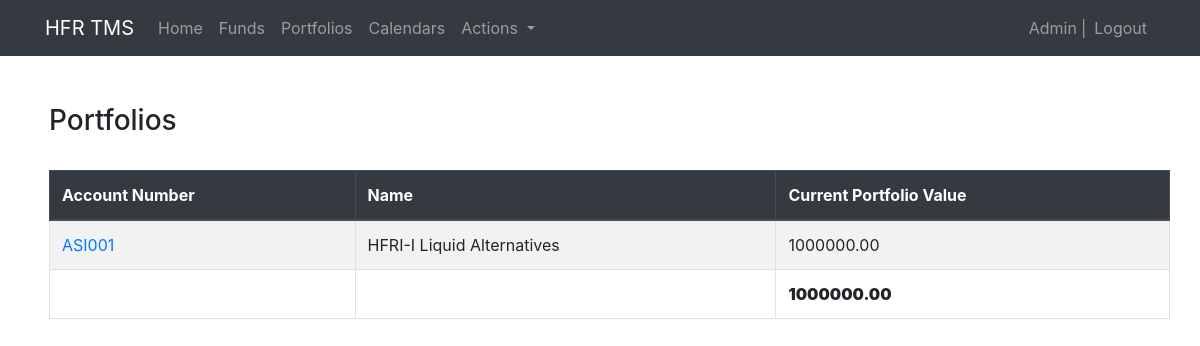
The page /trading/portfolios/ (signed in) on the database its author committed.
### trading/models.py (models this page shows, shortened)
class Portfolio(models.Model):
    status = models.CharField(max_length=200, choices=STATUSES,
                              default='Active', blank=False)
    account_number = models.CharField(max_length=200, primary_key=True,
                                      unique=True, blank=False)
    name = models.CharField(max_length=200, blank=False)
    guideline_shares_owned = models.PositiveSmallIntegerField(
        blank=True,
        null=True,
        validators=[
            MaxValueValidator(100),
            MinValueValidator(1)
        ]
    )
    guideline_assets_owned = models.PositiveSmallIntegerField(
        blank=True,
        null=True,
        validators=[
            MaxValueValidator(100),
            MinValueValidator(1)
        ]
    )
    guideline_max_weight = models.PositiveSmallIntegerField(
        blank=True,
        null=True,
        validators=[
            MaxValueValidator(100),
            MinValueValidator(1)
        ]
    )
    def get_position_sum(self):
        sum = "%.2f" % list(
            self.position_set.aggregate(Sum('value')).values())[0]
        return sum

### trading/views.py (the view)
# urls.py: path('portfolios/', views.PortfoliosView.as_view(), name='portfolios'),
class PortfoliosView(LoginRequiredMixin, generic.ListView):
    model = Portfolio
    login_url = 'login'
    redirect_field_name = 'redirect_to'
    def get_context_data(self, **kwargs):
        context = super().get_context_data(**kwargs)
        context['portfolios_sum'] = "%.2f" % list(
            Position.objects.aggregate(Sum('value')).values())[0]
        return context

### trading/templates/trading/portfolio_list.html (shortened to what this page needs)
{% extends "base.html" %}
{% block content %}
<div class="row ml-1">
    <h3>Portfolios</h3>
</div>
<br>
<div class="row ml-1">
        {% if portfolio_list %}
        <table id="dt-example" class="table table-striped table-bordered table-hover" style="width:100%">
            <thead class="thead-dark">
                <tr>
                    <th>Account Number</th>
                    <th>Name</th>
                    <th>Current Portfolio Value</th>
                </tr>
            </thead>
            <tbody>
            {% for portfolio in portfolio_list %}
                <tr>
                    <td><a href="#">{{ portfolio.account_number }}</a></td>
                    <td>{{ portfolio.name }}</td>
                    <td>{{ portfolio.get_position_sum }}</td>
                </tr>
            {% endfor %}
            </tbody>
            <tfoot>
                <tr>
                    <th></th>
                    <th></th>
                    <th><strong>{{ portfolios_sum }}</strong></th>
            </tfoot>
        {% else %}
            <p>There are no portfolios</p>
        {% endif %}
    </table>
</div>
{% endblock %}

### trading/templates/base.html (shortened to what this page needs)
<!DOCTYPE html>
<html lang="en">
    <head>
        <link rel="stylesheet" href="https://stackpath.bootstrapcdn.com/bootstrap/4.3.1/css/bootstrap.min.css">
        <link rel="stylesheet" href="https://maxcdn.bootstrapcdn.com/font-awesome/4.7.0/css/font-awesome.min.css">
        <link rel="stylesheet" href="https://cdn.datatables.net/1.10.19/css/dataTables.bootstrap4.min.css">
        {% load static %}
        <link rel="stylesheet" href="{% static 'css/styles.css' %}">
    </head>
        <nav class="navbar navbar-expand-md navbar-dark bg-dark">
            <div class="container">
                <a class="navbar-brand" href="{% url 'index' %}" >HFR TMS</a>
                <div class="collapse navbar-collapse" id="navbarCollapse">
                    <ul class="navbar-nav mr-auto">
                        <li class="nav-item">
                            <a class="nav-link" href="{% url 'index' %}">Home</a>
                        </li>
                        <li class="nav-item">
                            <a class="nav-link" href="{% url 'funds' %}">Funds</a>
                        </li>
                        <li class="nav-item">
                            <a class="nav-link" href="{% url 'portfolios' %}">Portfolios</a>
                        </li>
                        <li class="nav-item">
                            <a class="nav-link" href="{% url 'calendars' %}">Calendars</a>
                        </li>
                        <li class="nav-item dropdown">
                            <a class="nav-link dropdown-toggle" href="#" id="navbarDropdown" role="button" data-toggle="dropdown" aria-haspopup="true" aria-expanded="false">
                              Actions
                            </a>
                          </li>
                    </ul>
                    <ul class="navbar-nav ml-auto">
                        {% if user.is_authenticated %}
                            <li class="nav-item"><span class="navbar-text">{{ user.first_name }}</span></li>
                            <li class="nav-item ml-1"><span class="navbar-text">|</span></li>
                            <li>
                                <a class="nav-link" href="{% url 'logout' %}?next={{request.path}}">Logout</a>
                            </li>
                        {% else %}
                            <li>
                                <a class="nav-link" href="{% url 'login' %}?next={{request.path}}">Login</a>
                            </li>
                        {% endif %}
                    </ul>
                </div>
            </div>
        </nav>
        <div class="container">
            <br>
            <br>
        </div>
        <div class="container">{% block content %}{% endblock %}</div>
    </body>
</html>

### rows shown on the page
Portfolio: account_number "ASI001", name "HFRI-I Liquid Alternatives", get_position_sum "1000000.00"

### other values the page prints
{{ user.first_name }} "Admin"
{{ portfolios_sum }} "1000000.00"
